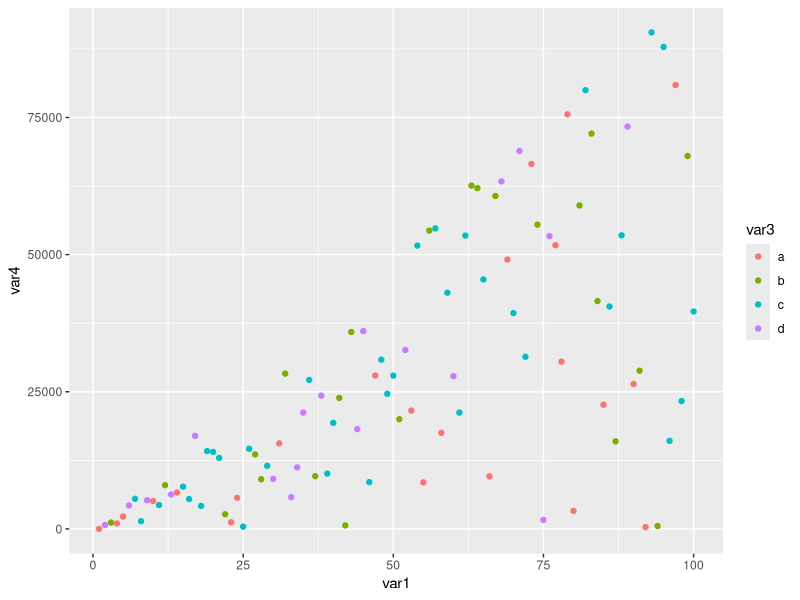

This chart was generated by the following R code:
library(dplyr)
library(ggplot2)

var1 <- 1:100
var2 <- runif(100, min=0, max=1000)
factors <- c("a","b","c","d")
var3 <- sample(factors, size = 100, replace = TRUE)

testframe <- as.data.frame(cbind(var1,var2,var3))
testframe$var1 = as.numeric(as.character(testframe$var1))
testframe$var2 = as.numeric(as.character(testframe$var2))
testframe$var3 = as.factor(testframe$var3)

testframe <- testframe %>% mutate(var4 = var1*var2)
testframe <- testframe %>% mutate(var5 = paste0(var4,var3))


ggplot(testframe, aes(x = var1, y = var4))+
  geom_point(aes(colour=var3))
  
